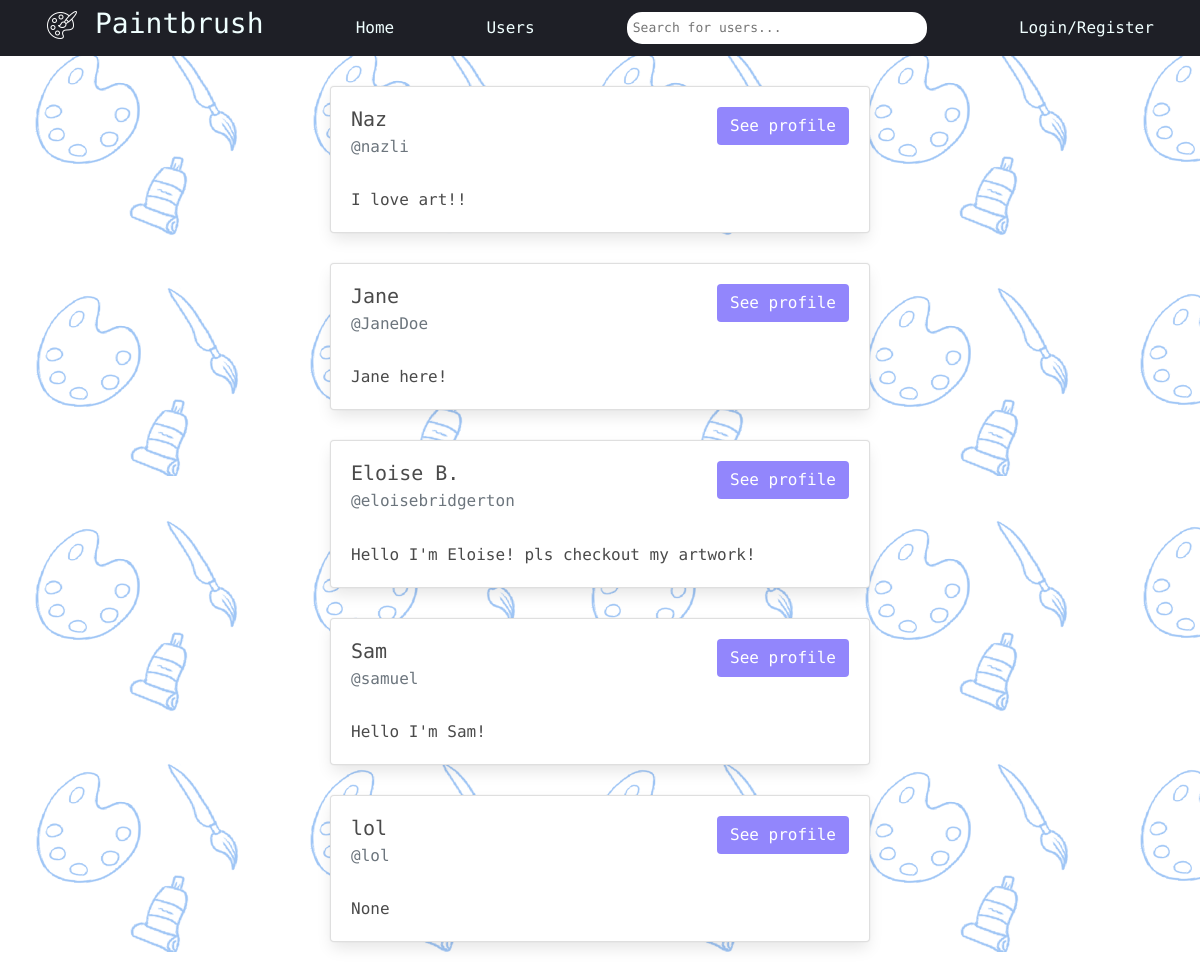
/userlist/, run on an earlier commit of the app's database.
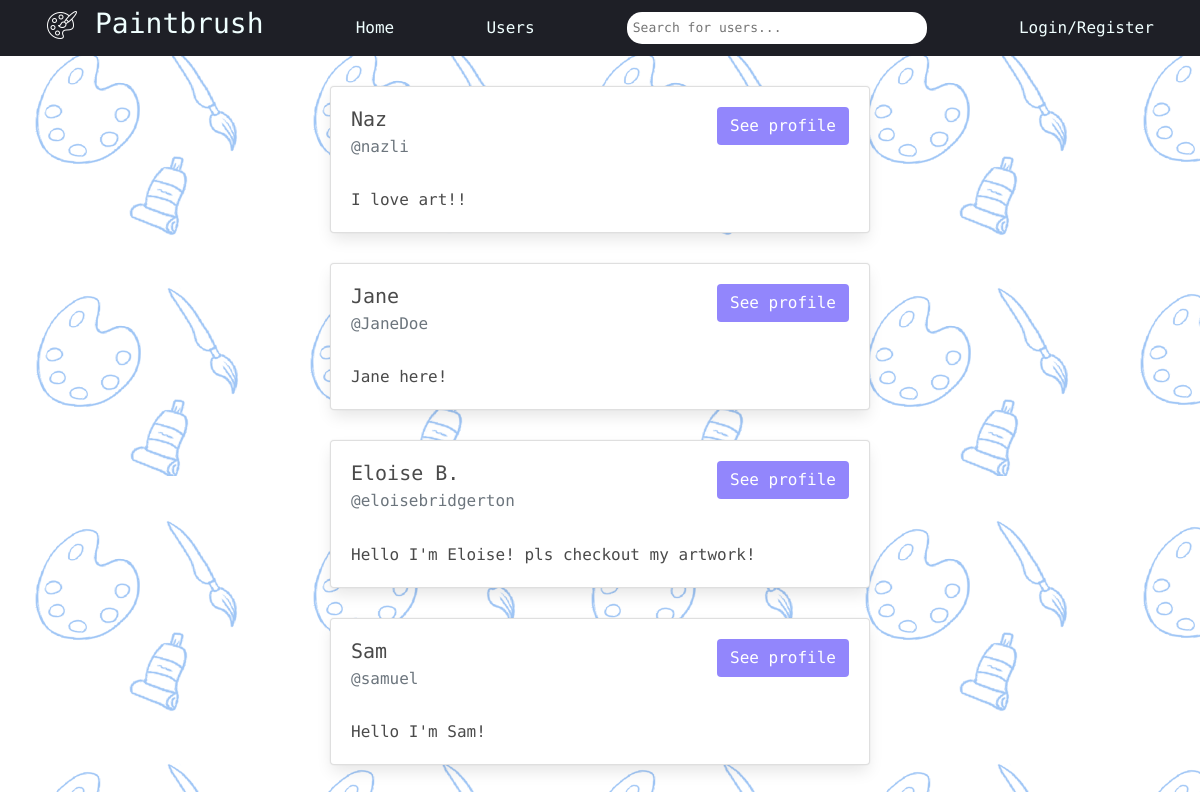
And on a later commit of the database.
### users/models.py (models this page shows, shortened)
class Profile(models.Model):
    user = models.OneToOneField(User, on_delete=models.CASCADE, related_name='profile', null=True, blank=True)
    name = models.CharField(max_length=200, blank=True, null=True)
    username = models.CharField(max_length=200, blank=True, null=True)
    email = models.EmailField(max_length=500, blank=True, null=True)
    bio = models.TextField(blank=True, null=True)
    profile_image = models.ImageField(null=True, blank=True, upload_to='profiles', default='defaultavatar.png')
    created = models.DateTimeField(auto_now_add=True)
    id = models.UUIDField(default=uuid.uuid4, unique=True, primary_key=True, editable=False)
    follows = models.ManyToManyField("self", related_name="followed_by", symmetrical=False, blank=True)

### users/views.py (the view)
# urls.py: path('userlist/', views.userlist, name="userlist"),
def userlist(request):
    userprofiles, search_query = searchProfiles(request)
    return render(request, "users/userlist.html", {'userprofiles': userprofiles, 'search_query': search_query})

### users/utils.py (called while the page is built)
def searchProfiles(request):
    search_query = ''
    if request.GET.get('search_query'):
        search_query = request.GET.get('search_query')
    userprofiles = Profile.objects.filter(Q(name__icontains=search_query) | Q(username__icontains=search_query))
    return userprofiles, search_query

### templates/users/userlist.html (shortened to what this page needs)
<head>
</head>
{% extends 'base.html' %}
{% block content %}
<div class= "container">
    <div class="row justify-content-center">
        <div class="col-6">
            {% for userprofile in userprofiles %}
            <div class="card" style="margin-top:30px; margin-bottom:30px;">
                    <div class="card-body">
                      <h5 class="card-title">{{userprofile.name}}
                        {% if userprofile.id == request.user.profile.id %}
                        <a href="{% url 'account' %}" class="btn float-right">My profile</a>
                        {% else %}
                        <a href="{% url 'profiles' userprofile.id %}" class="btn float-right">See profile</a>
                        {% endif %}
                      </h5>
                      <h6 class="card-subtitle mb-2 text-muted">@{{userprofile.username}}</h6>
                      <br>
                      <p class="card-text">{{userprofile.bio}}</p>
                    </div>
            </div>
            {% endfor %}
        </div>
    </div>
</div>
{% endblock content %}

What changed in the data, as far as the page shows it:
removed Profile: name "lol", shows "See profile", username "lol", bio "None"
